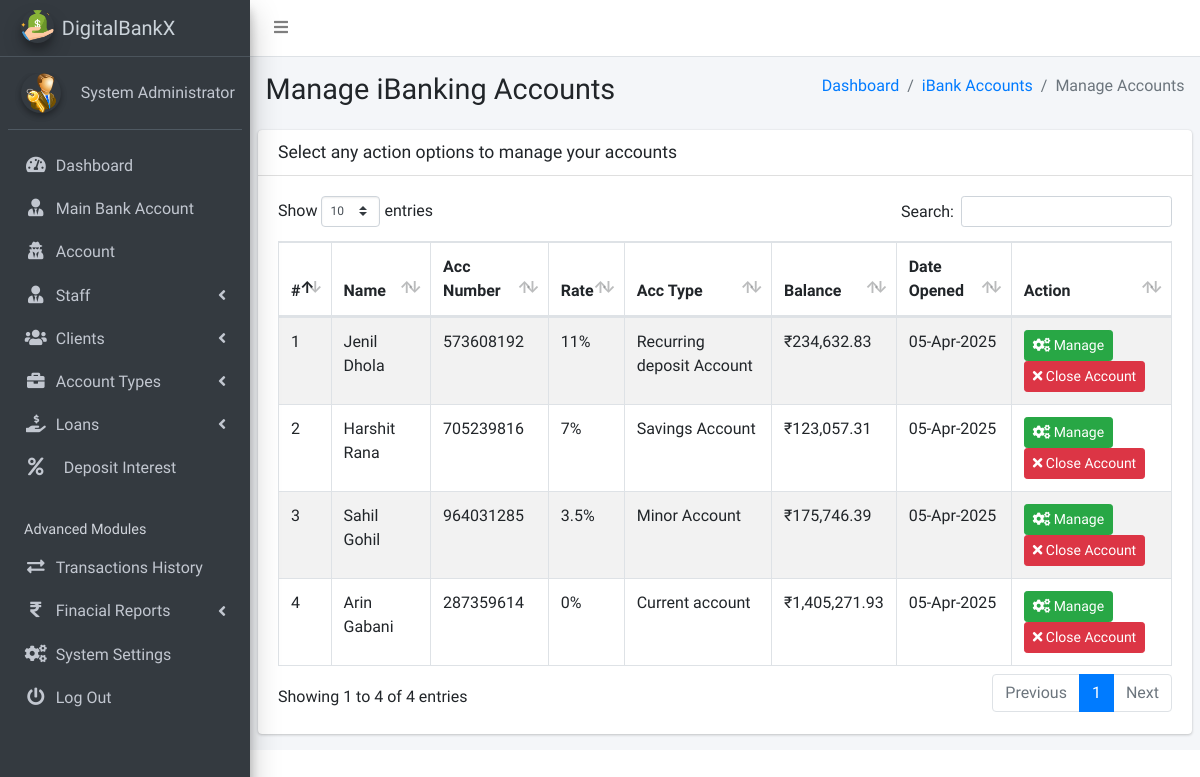
Page /admin/pages_manage_acc_openings.php (signed in) on the committed database.
### tables this page shows
CREATE TABLE `ib_systemsettings` (
  `id` int(20) NOT NULL,
  `sys_name` longtext NOT NULL,
  `sys_tagline` longtext NOT NULL,
  `sys_logo` varchar(200) NOT NULL,
  `is_active` tinyint(1) NOT NULL DEFAULT 1
);

CREATE TABLE `ib_admin` (
  `admin_id` int(11) NOT NULL,
  `name` varchar(200) NOT NULL,
  `email` varchar(200) NOT NULL,
  `number` varchar(200) NOT NULL,
  `password` varchar(200) NOT NULL,
  `profile_pic` varchar(200) NOT NULL,
  `is_active` tinyint(1) NOT NULL DEFAULT 1,
  `otp` varchar(6) DEFAULT NULL,
  `otp_expiry` datetime DEFAULT NULL
);

CREATE TABLE `ib_bankaccounts` (
  `account_id` int(20) NOT NULL,
  `acc_name` varchar(200) NOT NULL,
  `account_number` varchar(200) NOT NULL,
  `acc_type_id` int(11) DEFAULT NULL,
  `acc_amount` decimal(10,2) NOT NULL,
  `client_id` int(10) UNSIGNED DEFAULT NULL,
  `created_at` timestamp(6) NOT NULL DEFAULT current_timestamp(6) ON UPDATE current_timestamp(6),
  `is_active` tinyint(1) NOT NULL DEFAULT 1
);

CREATE TABLE `ib_acc_types` (
  `acctype_id` int(20) NOT NULL,
  `name` varchar(200) NOT NULL,
  `description` longtext NOT NULL,
  `rate` varchar(200) NOT NULL,
  `code` varchar(200) NOT NULL,
  `is_active` tinyint(1) NOT NULL DEFAULT 1,
  `min_balance` decimal(10,2) NOT NULL DEFAULT 0.00
);

### admin/pages_manage_acc_openings.php (the view, shortened to what this page needs)
<?php
include('conf/checklogin.php');
?>
<!DOCTYPE html>
<html>
<?php include("dist/_partials/head.php"); ?>
<body class="hold-transition sidebar-mini layout-fixed layout-navbar-fixed">
    <div class="wrapper">
        <?php include("dist/_partials/nav.php"); ?>
        <?php include("dist/_partials/sidebar.php"); ?>
        <div class="content-wrapper">
            <section class="content-header">
                <div class="container-fluid">
                    <div class="row mb-2">
                        <div class="col-sm-6">
                            <h1>Manage iBanking Accounts</h1>
                        </div>
                        <div class="col-sm-6">
                            <ol class="breadcrumb float-sm-right">
                                <li class="breadcrumb-item"><a href="pages_dashboard.php">Dashboard</a></li>
                                <li class="breadcrumb-item"><a href="pages_manage_acc_openings.php">iBank Accounts</a></li>
                                <li class="breadcrumb-item active">Manage Accounts</li>
                            </ol>
                        </div>
                    </div>
                </div>
            </section>
            <section class="content">
                <div class="row">
                    <div class="col-12">
                        <div class="card">
                            <div class="card-header">
                                <h3 class="card-title">Select any action options to manage your accounts</h3>
                            </div>
                            <div class="card-body">
                                <table id="example1" class="table table-hover table-bordered table-striped">
                                    <thead>
                                        <tr>
                                            <th>#</th>
                                            <th>Name</th>
                                            <th>Acc Number</th>
                                            <th>Rate</th>
                                            <th>Acc Type</th>
                                            <th>Balance</th>
                                            <th>Date Opened</th>
                                            <th>Action</th>
                                        </tr>
                                    </thead>
                                    <tbody>
                                        <?php
                                        $ret = "SELECT
    b.*,
    c.name AS client_name,
    at.name AS acc_type,  -- Get actual account type name
    at.rate AS acc_rates  -- Get interest rate
FROM iB_bankAccounts b
LEFT JOIN ib_clients c ON b.client_id = c.client_id
LEFT JOIN ib_acc_types at ON b.acc_type_id = at.acctype_id  -- Join to fetch account type name & rate
ORDER BY RAND();
";
                                        $stmt = $mysqli->prepare($ret);
                                        $stmt->execute();
                                        $res = $stmt->get_result();
                                        $cnt = 1;
                                        while ($row = $res->fetch_object()) {
                                            $dateOpened = $row->created_at ?? 'N/A';
                                        ?>
                                            <tr>
                                                <td><?php echo $cnt; ?></td>
                                                <td><?php echo htmlspecialchars($row->acc_name ?? 'N/A'); ?></td>
                                                <td><?php echo htmlspecialchars($row->account_number ?? 'N/A'); ?></td>
                                                <td><?php echo htmlspecialchars($row->acc_rates ?? '0.00'); ?>%</td>
                                                <td><?php echo htmlspecialchars($row->acc_type ?? 'N/A'); ?></td>
                                                <td>₹<?php echo htmlspecialchars(  number_format($row->acc_amount ?? 0, 2)); ?></td>
                                                <td><?php echo $dateOpened !== 'N/A' ? date("d-M-Y", strtotime($dateOpened)) : 'N/A'; ?></td>
                                                <td>
                                                    <a class="btn btn-success btn-sm" href="pages_update_client_accounts.php?account_id=<?php echo $row->account_id; ?>">
                                                        <i class="fas fa-cogs"></i> Manage
                                                    </a>
                                                    <a class="btn btn-danger btn-sm" href="pages_manage_acc_openings.php?deleteBankAcc=<?php echo $row->account_id; ?>">
                                                        <i class="fas fa-times"></i> Close Account
                                                    </a>
                                                </td>
                                            </tr>
                                        <?php $cnt++; } ?>
                                    </tbody>
                                </table>
                            </div>
                        </div>
                    </div>
                </div>
            </section>
        </div>
    </div>
</body>
</html>

### admin/dist/_partials/sidebar.php (shortened to what this page needs)
<aside class="main-sidebar sidebar-dark-primary elevation-4">
    <?php
    $admin_id = $_SESSION['admin_id'];
    $query = "SELECT * FROM iB_admin WHERE admin_id = ?";
    $stmt = $mysqli->prepare($query);
    $stmt->bind_param('i', $admin_id);
    $stmt->execute();
    $res = $stmt->get_result();
    while ($row = $res->fetch_object()) {
        $profile_picture = $row->profile_pic
            ? "<img src='../admin/dist/img/$row->profile_pic' class='img-fluid rounded-circle elevation-2' alt='User Image' style='width: 40px; height: 40px; object-fit: cover;'>"
            : "<img src='../admin/dist/img/user_icon.png' class='img-fluid rounded-circle elevation-2' alt='User Image' style='width: 40px; height: 40px; object-fit: cover;'>";
        $sys_query = "SELECT * FROM iB_SystemSettings";
        $stmt = $mysqli->prepare($sys_query);
        $stmt->execute();
        $sys_res = $stmt->get_result();
        while ($sys = $sys_res->fetch_object()) {
            ?>
            <a href="pages_dashboard.php" class="brand-link text-light">
                <img src="dist/img/<?php echo $sys->sys_logo; ?>" alt="Logo" class="brand-image img-circle elevation-3">
                <span class="brand-text font-weight-light"><?php echo $sys->sys_name; ?></span>
            </a>
            <div class="sidebar">
                <div class="user-panel mt-3 pb-3 mb-3 d-flex align-items-center">
                    <div class="image"><?php echo $profile_picture; ?></div>
                    <div class="info">
                        <a href="#" class="d-block"><?php echo $row->name; ?></a>
                    </div>
                </div>
                <nav class="mt-2">
                    <ul class="nav nav-pills nav-sidebar flex-column" data-widget="treeview" role="menu">
                        <li class="nav-item">
                            <a href="pages_dashboard.php" class="nav-link">
                                <i class="nav-icon fas fa-tachometer-alt"></i>
                                <p>Dashboard</p>
                            </a>
                        </li>
   <li class="nav-item">
            <a href="pages_bank_main_account.php" class="nav-link">
              <i class="nav-icon fas fa-user-tie"></i>
              <p>Main Bank Account</p>
            </a>
          </li>
                        <li class="nav-item">
                            <a href="pages_account.php" class="nav-link">
                                <i class="nav-icon fas fa-user-secret"></i>
                                <p>Account</p>
                            </a>
                        </li>
                        <li class="nav-item has-treeview">
                            <a href="#" class="nav-link">
                                <i class="nav-icon fas fa-user-tie"></i>
                                <p>Staff <i class="fas fa-angle-left right"></i></p>
                            </a>
                        </li>
                        <li class="nav-item has-treeview">
                            <a href="#" class="nav-link">
                                <i class="nav-icon fas fa-users"></i>
                                <p>Clients <i class="fas fa-angle-left right"></i></p>
                            </a>
                        </li>
                        <li class="nav-item has-treeview">
                            <a href="#" class="nav-link">
                                <i class="nav-icon fas fa-briefcase"></i>
                                <p>Account Types <i class="fas fa-angle-left right"></i></p>
                            </a>
                        </li>
                        <li class="nav-item has-treeview">
                            <a href="#" class="nav-link">
                                <i class="nav-icon fas fa-hand-holding-usd"></i>
                                <p>
                                    Loans
                                    <i class="fas fa-angle-left right"></i>
                                </p>
                            </a>
                        </li>
                        <li class="nav-item">
                            <a href="deposit_interest.php" class="nav-link">
                                <i class="nav-icon fas fa-percent"></i>
                                <p class="ml-2">Deposit Interest</p>
                            </a>
                        </li>
                        <li class="nav-header">Advanced Modules</li>
                        <li class="nav-item">
                            <a href="pages_transactions_engine.php" class="nav-link">
                                <i class="nav-icon fas fa-exchange-alt"></i>
                                <p>Transactions History</p>
                            </a>
                        </li>
                        <li class="nav-item has-treeview">
                            <a href="#" class="nav-link">
                                <i class="nav-icon fas fas fa-rupee-sign"></i>
                                <p>
                                    Finacial Reports
                                    <i class="fas fa-angle-left right"></i>
                                </p>
                            </a>
                        </li>
                        <li class="nav-item">
                            <a href="pages_system_settings.php" class="nav-link">
                                <i class="nav-icon fas fa-cogs"></i>
                                <p>System Settings</p>
                            </a>
                        </li>
                        <li class="nav-item">
                            <a href="pages_logout.php" class="nav-link">
                                <i class="nav-icon fas fa-power-off"></i>
                                <p>Log Out</p>
                            </a>
                        </li>
                    </ul>
                </nav>
            </div>
        </aside>
    <?php }
    } ?>

### admin/dist/_partials/sidebar.php (style rules this page uses)
.user-panel .info { text-align: left; }
.nav-sidebar .nav-item>a { text-align: left; padding-left: 10px; }
.user-panel .info { text-align: left; margin-left: 10px; }
.nav-sidebar .nav-item>a { text-align: left; padding-left: 15px; }

### rows in the picture
ib_admin: name "System Administrator"
ib_systemsettings: sys_logo (picture), sys_name "DigitalBankX", ib_admin.profile_pic (picture)
ib_bankaccounts: acc_name "Jenil Dhola", account_number "573608192", acc_type.rate "11", acc_type.name "Recurring deposit Account", acc_amount "234,632.83", created_at "05-Apr-2025"
ib_bankaccounts: acc_name "Harshit Rana", account_number "705239816", acc_type.rate "7", acc_type.name "Savings Account", acc_amount "123,057.31", created_at "05-Apr-2025"
ib_bankaccounts: acc_name "Sahil Gohil", account_number "964031285", acc_type.rate "3.5", acc_type.name "Minor Account", acc_amount "175,746.39", created_at "05-Apr-2025"
ib_bankaccounts: acc_name "Arin Gabani", account_number "287359614", acc_type.rate "0", acc_type.name "Current account", acc_amount "1,405,271.93", created_at "05-Apr-2025"
